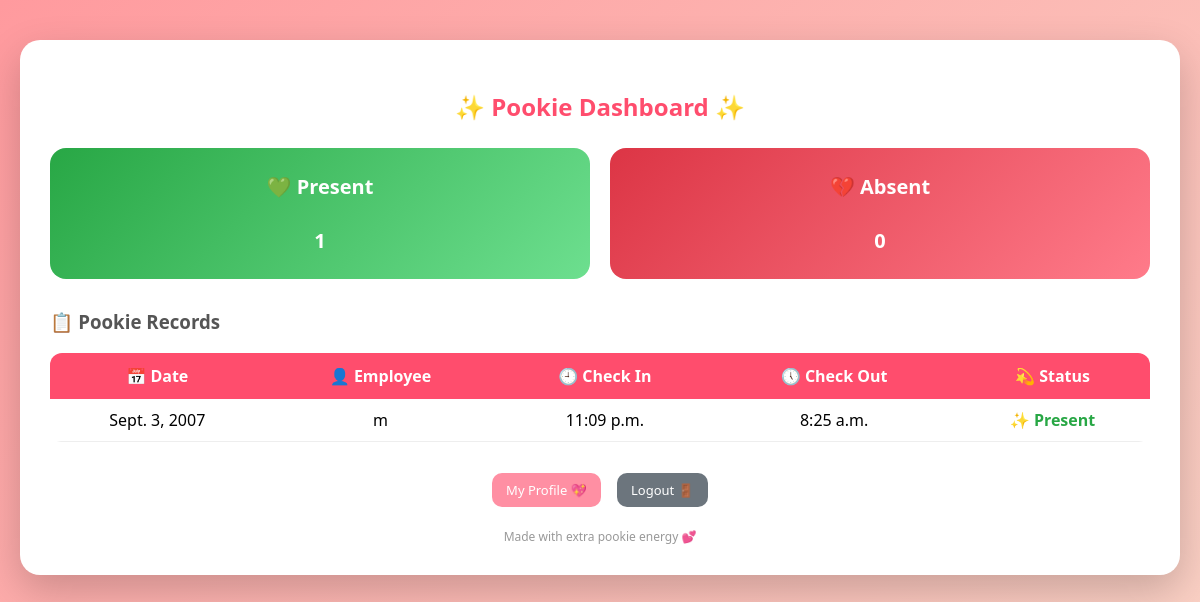
Page /dashboard/ (signed in) on the committed database.
### employees/models.py (models this page shows, shortened)
class AttendanceModel(models.Model):
    employee = models.ForeignKey(
        ProfileModel,
        on_delete=models.CASCADE,
        related_name='attendances'
    )
    date = models.DateField()
    check_in_time = models.TimeField()
    check_out_time = models.TimeField(null=True, blank=True)
    STATUS_CHOICES = [
        ('Present', 'Present'),
        ('Absent', 'Absent'),
    ]
    status = models.CharField(max_length=10, choices=STATUS_CHOICES)
    class Meta:
        unique_together = ('employee', 'date')
        ordering = ['-date']

class ProfileModel(models.Model):
    user = models.OneToOneField(
        User,
        on_delete=models.CASCADE,
        related_name='profile'
    )
    department = models.CharField(max_length=100, null=True, blank=True)
    designation = models.CharField(max_length=100, null=True, blank=True)
    salary = models.DecimalField(max_digits=10, decimal_places=2, null=True, blank=True)
    photo = models.ImageField(upload_to='profile_photos/', null=True, blank=True)

### employees/views.py (the view)
# urls.py: path('dashboard/', dashboard, name='dashboard'),
@login_required
def dashboard(request):
    if request.user.is_superuser:
        records = AttendanceModel.objects.all()
        present = AttendanceModel.objects.filter(status='Present').count()
        absent = AttendanceModel.objects.filter(status='Absent').count()
    else:
        profile = request.user.profile
        records = profile.attendances.all()
        present = profile.attendances.filter(status='Present').count()
        absent = profile.attendances.filter(status='Absent').count()
    return render(request, 'crud/dashboard.html', {
        'records': records,
        'present': present,
        'absent': absent
    })

### employees/templates/crud/dashboard.html (shortened to what this page needs)
<!DOCTYPE html>
<html lang="en">
<head>
</head>
<body>
<div class="container">
    <h2>✨ Pookie Dashboard ✨</h2>
    <div class="stats">
        <div class="card present">
            💚 Present<br><br>{{ present }}
        </div>
        <div class="card absent">
            💔 Absent<br><br>{{ absent }}
        </div>
    </div>
    <div class="table-container">
        <h3>📋 Pookie Records</h3>
        <table>
            <tr>
                <th>📅 Date</th>
                <th>👤 Employee</th>
                <th>🕘 Check In</th>
                <th>🕔 Check Out</th>
                <th>💫 Status</th>
            </tr>
            {% for record in records %}
            <tr>
                <td>{{ record.date }}</td>
                <td>{{ record.employee.user.username }}</td>
                <td>{{ record.check_in_time }}</td>
                <td>{{ record.check_out_time|default:"-" }}</td>
                <td>
                    {% if record.status == "Present" %}
                        <span class="status-present">✨ Present</span>
                    {% else %}
                        <span class="status-absent">🥀 Absent</span>
                    {% endif %}
                </td>
            </tr>
            {% endfor %}
        </table>
    </div>
    <div class="actions">
        <a href="{% url 'profile' %}" class="profile">My Profile 💖</a>
        <a href="{% url 'logout' %}" class="logout">Logout 🚪</a>
    </div>
    <div class="footer-note">Made with extra pookie energy 💕</div>
</div>
</body>
</html>

### employees/templates/crud/dashboard.html (style rules this page uses)
body { margin: 0; font-family: 'Segoe UI', sans-serif; background: linear-gradient(135deg, #ff9a9e, #fad0c4); }
.container { max-width: 1100px; margin: 40px auto; background: #fff; padding: 30px; border-radius: 20px; box-shadow: 0 15px 40px rgba(0,0,0,0.2); animation: fadeIn 0.6s ease; }
h2 { text-align: center; margin-bottom: 25px; color: #ff4d6d; }
.stats { display: flex; gap: 20px; margin-bottom: 30px; }
.card { flex: 1; padding: 25px; border-radius: 16px; color: white; text-align: center; font-size: 20px; font-weight: bold; transition: 0.3s; }
.present { background: linear-gradient(135deg, #28a745, #6ddf8f); }
.absent { background: linear-gradient(135deg, #dc3545, #ff7b8a); }
.table-container h3 { color: #555; }
table { width: 100%; border-collapse: collapse; border-radius: 12px; overflow: hidden; }
th { background: #ff4d6d; color: white; padding: 12px; }
td { padding: 10px; text-align: center; border-bottom: 1px solid #eee; }
.status-present { color: #28a745; font-weight: bold; }
.actions a, .delete { display: inline-block; margin: 6px; padding: 8px 14px; border-radius: 10px; text-decoration: none; color: white; font-size: 13px; border: none; cursor: pointer; transition: 0.3s; }
.profile { background: #ff8fa3; }
.logout { background: #6c757d; }
.actions { text-align: center; margin-top: 25px; }
.footer-note { text-align: center; font-size: 12px; color: #999; margin-top: 15px; }

### rows in the picture
AttendanceModel: date "Sept. 3, 2007", employee.user.username "m", check_in_time "11:09 p.m.", check_out_time "8:25 a.m.", status "✨ Present"

### other values in the picture
{{ present }} "1"
{{ absent }} "0"
